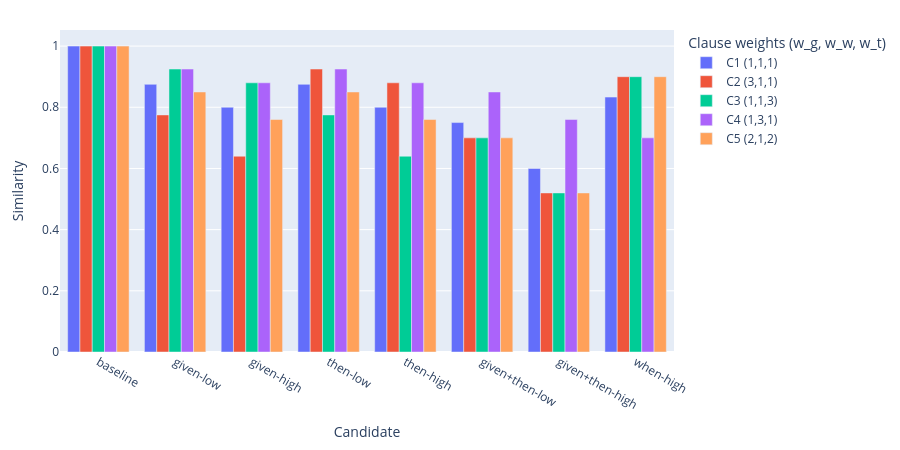

Notebook cell for this chart:
### Code cell
import plotly.express as px
import pandas as pd

df_plot = df_w.copy()

# labels técnicos (mesmo mapeamento da RQ3.3)
label_map = {
    "cand_baseline":          "baseline",
    "cand_given_low":         "given-low",
    "cand_given_high":        "given-high",
    "cand_then_low":          "then-low",
    "cand_then_high":         "then-high",
    "cand_given_then_low":    "given+then-low",
    "cand_given_then_high":   "given+then-high",
    "cand_when_high":         "when-high",
}
df_plot["candidate_label"] = df_plot["candidate_name"].map(label_map).fillna(df_plot["candidate_name"])

candidate_order = [
    "baseline",
    "given-low",
    "given-high",
    "then-low",
    "then-high",
    "given+then-low",
    "given+then-high",
    "when-high",
]
df_plot["candidate_label"] = pd.Categorical(
    df_plot["candidate_label"],
    categories=candidate_order,
    ordered=True
)

# rótulo das configurações de pesos de cláusula
config_map = {
    (1.0, 1.0, 1.0): "C1 (1,1,1)",
    (3.0, 1.0, 1.0): "C2 (3,1,1)",
    (1.0, 1.0, 3.0): "C3 (1,1,3)",
    (1.0, 3.0, 1.0): "C4 (1,3,1)",
    (2.0, 1.0, 2.0): "C5 (2,1,2)",
}

def label_clause_config(row):
    key = (row["w_given"], row["w_when"], row["w_then"])
    return config_map.get(key, f"({row['w_given']:.1g},{row['w_when']:.1g},{row['w_then']:.1g})")

df_plot["clause_regime"] = df_plot.apply(label_clause_config, axis=1)

config_order = ["C1 (1,1,1)", "C2 (3,1,1)", "C3 (1,1,3)", "C4 (1,3,1)", "C5 (2,1,2)"]
df_plot["clause_regime"] = pd.Categorical(
    df_plot["clause_regime"],
    categories=config_order,
    ordered=True
)

fig = px.bar(
    df_plot,
    x="candidate_label",
    y="similarity_result",
    color="clause_regime",
    barmode="group",
    labels={
        "candidate_label": "Candidate",
        "similarity_result": "Similarity",
        "clause_regime": "Clause-weight configuration"
    },
)

fig.update_layout(
    width=900,
    height=450,
    margin=dict(l=60, r=20, t=30, b=80),
    legend_title_text="Clause weights (w_g, w_w, w_t)",
)

fig.show()

### Figure 1 — Plotly figure (JSON) as saved in the notebook; plotly's stock layout.template omitted (floating-point values rounded to 4 significant figures)
{"data": [{"alignmentgroup": "True", "hovertemplate": "Clause-weight configuration=C1 (1,1,1)<br>Candidate=%{x}<br>Similarity=%{y}<extra></extra>", "legendgroup": "C1 (1,1,1)", "marker": {"color": "#636efa", "pattern": {"shape": ""}}, "name": "C1 (1,1,1)", "offsetgroup": "C1 (1,1,1)", "orientation": "v", "showlegend": true, "textposition": "auto", "type": "bar", "x": ["baseline", "given-low", "given-high", "then-low", "then-high", "given+then-low", "given+then-high", "when-high"], "xaxis": "x", "y": [1.0, 0.875, 0.8, 0.875, 0.8, 0.75, 0.6, 0.8333], "yaxis": "y"}, {"alignmentgroup": "True", "hovertemplate": "Clause-weight configuration=C2 (3,1,1)<br>Candidate=%{x}<br>Similarity=%{y}<extra></extra>", "legendgroup": "C2 (3,1,1)", "marker": {"color": "#EF553B", "pattern": {"shape": ""}}, "name": "C2 (3,1,1)", "offsetgroup": "C2 (3,1,1)", "orientation": "v", "showlegend": true, "textposition": "auto", "type": "bar", "x": ["baseline", "given-low", "given-high", "then-low", "then-high", "given+then-low", "given+then-high", "when-high"], "xaxis": "x", "y": [1.0, 0.775, 0.64, 0.925, 0.88, 0.7, 0.52, 0.9], "yaxis": "y"}, {"alignmentgroup": "True", "hovertemplate": "Clause-weight configuration=C3 (1,1,3)<br>Candidate=%{x}<br>Similarity=%{y}<extra></extra>", "legendgroup": "C3 (1,1,3)", "marker": {"color": "#00cc96", "pattern": {"shape": ""}}, "name": "C3 (1,1,3)", "offsetgroup": "C3 (1,1,3)", "orientation": "v", "showlegend": true, "textposition": "auto", "type": "bar", "x": ["baseline", "given-low", "given-high", "then-low", "then-high", "given+then-low", "given+then-high", "when-high"], "xaxis": "x", "y": [1.0, 0.925, 0.88, 0.775, 0.64, 0.7, 0.52, 0.9], "yaxis": "y"}, {"alignmentgroup": "True", "hovertemplate": "Clause-weight configuration=C4 (1,3,1)<br>Candidate=%{x}<br>Similarity=%{y}<extra></extra>", "legendgroup": "C4 (1,3,1)", "marker": {"color": "#ab63fa", "pattern": {"shape": ""}}, "name": "C4 (1,3,1)", "offsetgroup": "C4 (1,3,1)", "orientation": "v", "showlegend": true, "textposition": "auto", "type": "bar", "x": ["baseline", "given-low", "given-high", "then-low", "then-high", "given+then-low", "given+then-high", "when-high"], "xaxis": "x", "y": [1.0, 0.925, 0.88, 0.925, 0.88, 0.85, 0.76, 0.7], "yaxis": "y"}, {"alignmentgroup": "True", "hovertemplate": "Clause-weight configuration=C5 (2,1,2)<br>Candidate=%{x}<br>Similarity=%{y}<extra></extra>", "legendgroup": "C5 (2,1,2)", "marker": {"color": "#FFA15A", "pattern": {"shape": ""}}, "name": "C5 (2,1,2)", "offsetgroup": "C5 (2,1,2)", "orientation": "v", "showlegend": true, "textposition": "auto", "type": "bar", "x": ["baseline", "given-low", "given-high", "then-low", "then-high", "given+then-low", "given+then-high", "when-high"], "xaxis": "x", "y": [1.0, 0.85, 0.76, 0.85, 0.76, 0.7, 0.52, 0.9], "yaxis": "y"}], "layout": {"barmode": "group", "height": 450, "legend": {"title": {"text": "Clause weights (w_g, w_w, w_t)"}, "tracegroupgap": 0}, "margin": {"b": 80, "l": 60, "r": 20, "t": 30}, "width": 900, "xaxis": {"anchor": "y", "domain": [0, 1], "title": {"text": "Candidate"}}, "yaxis": {"anchor": "x", "domain": [0, 1], "title": {"text": "Similarity"}}}}
